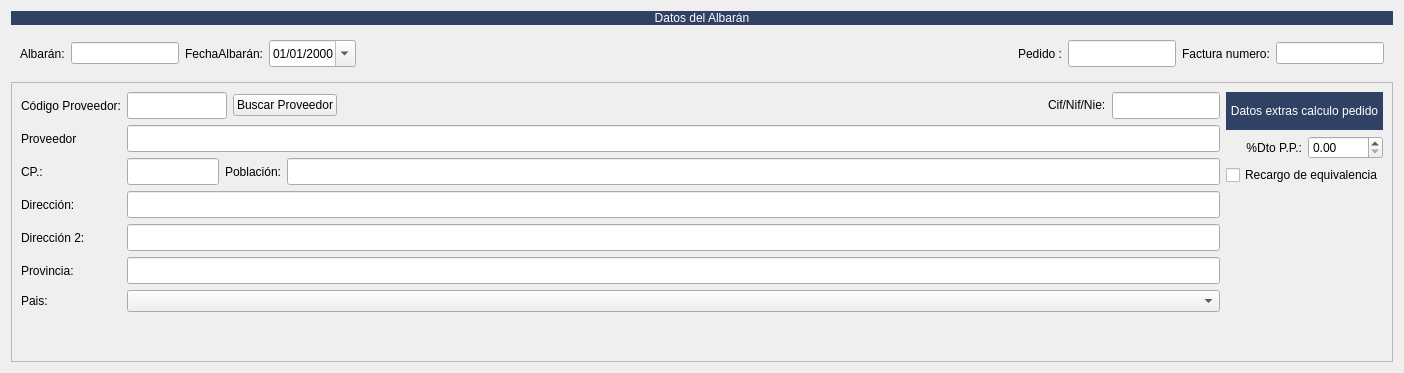
         <widget class="QWidget" name="tab_5">
          <attribute name="title">
           <string>Cabecera de Albarán</string>
          </attribute>
          <layout class="QGridLayout" name="gridLayout_2">
           <item row="1" column="0">
            <widget class="QFrame" name="frame">
             <layout class="QHBoxLayout" name="horizontalLayout_5">
              <item>
               <widget class="QLabel" name="lblnumalb">
                <property name="text">
                 <string>Albarán:</string>
                </property>
               </widget>
              </item>
              <item>
               <widget class="QLineEdit" name="txtalbaran">
                <property name="sizePolicy">
                 <sizepolicy hsizetype="Minimum" vsizetype="Fixed">
                  <horstretch>0</horstretch>
                  <verstretch>0</verstretch>
                 </sizepolicy>
                </property>
                <property name="maximumSize">
                 <size>
                  <width>120</width>
                  <height>16777215</height>
                 </size>
                </property>
               </widget>
              </item>
              <item>
               <widget class="QLabel" name="label">
                <property name="text">
                 <string>FechaAlbarán:</string>
                </property>
               </widget>
              </item>
              <item>
               <widget class="QDateEdit" name="txtfecha">
                <property name="minimumSize">
                 <size>
                  <width>0</width>
                  <height>27</height>
                 </size>
                </property>
                <property name="displayFormat">
                 <string>dd/MM/yyyy</string>
                </property>
                <property name="calendarPopup">
                 <bool>true</bool>
                </property>
               </widget>
              </item>
              <item>
               <spacer name="horizontalSpacer_3">
                <property name="orientation">
                 <enum>Qt::Horizontal</enum>
                </property>
                <property name="sizeHint" stdset="0">
                 <size>
                  <width>656</width>
                  <height>20</height>
                 </size>
                </property>
               </spacer>
              </item>
              <item>
               <widget class="QLabel" name="label_24">
                <property name="text">
                 <string>Pedido :</string>
                </property>
               </widget>
              </item>
              <item>
               <widget class="QLineEdit" name="txtpedido_cliente">
                <property name="sizePolicy">
                 <sizepolicy hsizetype="Minimum" vsizetype="Fixed">
                  <horstretch>0</horstretch>
                  <verstretch>0</verstretch>
                 </sizepolicy>
                </property>
                <property name="minimumSize">
                 <size>
                  <width>0</width>
                  <height>27</height>
                 </size>
                </property>
                <property name="maximumSize">
                 <size>
                  <width>120</width>
                  <height>16777215</height>
                 </size>
                </property>
               </widget>
              </item>
              <item>
               <widget class="QLabel" name="lblNumFactura">
                <property name="text">
                 <string>Factura numero:</string>
                </property>
               </widget>
              </item>
              <item>
               <widget class="QLineEdit" name="txtcNumFra">
                <property name="sizePolicy">
                 <sizepolicy hsizetype="Minimum" vsizetype="Fixed">
                  <horstretch>0</horstretch>
                  <verstretch>0</verstretch>
                 </sizepolicy>
                </property>
                <property name="maximumSize">
                 <size>
                  <width>130</width>
                  <height>16777215</height>
                 </size>
                </property>
               </widget>
              </item>
             </layout>
            </widget>
           </item>
           <item row="2" column="0">
            <widget class="QFrame" name="frame_5">
             <property name="frameShape">
              <enum>QFrame::StyledPanel</enum>
             </property>
             <property name="frameShadow">
              <enum>QFrame::Raised</enum>
             </property>
             <layout class="QGridLayout" name="gridLayout_12">
              <item row="0" column="0">
               <widget class="QLabel" name="label_3">
                <property name="text">
                 <string>Código Proveedor:</string>
                </property>
               </widget>
              </item>
              <item row="0" column="1">
               <layout class="QHBoxLayout" name="horizontalLayout_6">
                <item>
                 <widget class="QLineEdit" name="txtcodigo_proveedor">
                  <property name="minimumSize">
                   <size>
                    <width>0</width>
                    <height>27</height>
                   </size>
                  </property>
                  <property name="maximumSize">
                   <size>
                    <width>100</width>
                    <height>16777215</height>
                   </size>
                  </property>
                 </widget>
                </item>
                <item>
                 <widget class="QPushButton" name="botBuscarProv">
                  <property name="text">
                   <string>Buscar Proveedor</string>
                  </property>
                  <property name="icon">
                   <iconset>
                    <normaloff>:/Icons/PNG/search.png</normaloff>:/Icons/PNG/search.png</iconset>
                  </property>
                 </widget>
                </item>
                <item>
                 <spacer name="horizontalSpacer">
                  <property name="orientation">
                   <enum>Qt::Horizontal</enum>
                  </property>
                  <property name="sizeHint" stdset="0">
                   <size>
                    <width>40</width>
                    <height>20</height>
                   </size>
                  </property>
                 </spacer>
                </item>
                <item>
                 <widget class="QLabel" name="label_15">
                  <property name="sizePolicy">
                   <sizepolicy hsizetype="Preferred" vsizetype="Fixed">
                    <horstretch>0</horstretch>
                    <verstretch>0</verstretch>
                   </sizepolicy>
                  </property>
                  <property name="text">
                   <string>Cif/Nif/Nie:</string>
                  </property>
                 </widget>
                </item>
                <item>
                 <widget class="QLineEdit" name="txtcif">
                  <property name="sizePolicy">
                   <sizepolicy hsizetype="Preferred" vsizetype="Fixed">
                    <horstretch>0</horstretch>
                    <verstretch>0</verstretch>
                   </sizepolicy>
                  </property>
                  <property name="minimumSize">
                   <size>
                    <width>0</width>
                    <height>27</height>
                   </size>
                  </property>
                 </widget>
                </item>
               </layout>
              </item>
              <item row="1" column="0">
               <widget class="QLabel" name="label_4">
                <property name="text">
                 <string>Proveedor</string>
                </property>
               </widget>
              </item>
              <item row="1" column="1">
               <widget class="QLineEdit" name="txtproveedor">
                <property name="minimumSize">
                 <size>
                  <width>0</width>
                  <height>27</height>
                 </size>
                </property>
               </widget>
              </item>
              <item row="2" column="0">
               <widget class="QLabel" name="label_20">
                <property name="text">
                 <string>CP.:</string>
                </property>
               </widget>
              </item>
              <item row="2" column="1">
               <layout class="QHBoxLayout" name="horizontalLayout_7">
                <item>
                 <widget class="QLineEdit" name="txtcp">
                  <property name="minimumSize">
                   <size>
                    <width>0</width>
                    <height>27</height>
                   </size>
                  </property>
                  <property name="maximumSize">
                   <size>
                    <width>92</width>
                    <height>16777215</height>
                   </size>
                  </property>
                 </widget>
                </item>
                <item>
                 <widget class="QLabel" name="label_7">
                  <property name="text">
                   <string>Población:</string>
                  </property>
                 </widget>
                </item>
                <item>
                 <widget class="QLineEdit" name="txtpoblacion">
                  <property name="sizePolicy">
                   <sizepolicy hsizetype="Expanding" vsizetype="Fixed">
                    <horstretch>0</horstretch>
                    <verstretch>0</verstretch>
                   </sizepolicy>
                  </property>
                  <property name="minimumSize">
                   <size>
                    <width>0</width>
                    <height>27</height>
                   </size>
                  </property>
                 </widget>
                </item>
               </layout>
              </item>
              <item row="3" column="0">
               <widget class="QLabel" name="label_5">
                <property name="text">
                 <string>Dirección:</string>
                </property>
               </widget>
              </item>
              <item row="3" column="1">
               <widget class="QLineEdit" name="txtdireccion1">
                <property name="minimumSize">
                 <size>
                  <width>0</width>
                  <height>27</height>
                 </size>
                </property>
               </widget>
              </item>
              <item row="4" column="0">
               <widget class="QLabel" name="label_6">
                <property name="text">
                 <string>Dirección 2:</string>
                </property>
               </widget>
              </item>
              <item row="4" column="1">
               <widget class="QLineEdit" name="txtdireccion2">
                <property name="minimumSize">
                 <size>
                  <width>0</width>
                  <height>27</height>
                 </size>
                </property>
               </widget>
              </item>
              <item row="5" column="0">
               <widget class="QLabel" name="label_13">
                <property name="text">
                 <string>Provincia:</string>
                </property>
               </widget>
              </item>
              <item row="5" column="1">
               <widget class="QLineEdit" name="txtprovincia">
                <property name="minimumSize">
                 <size>
                  <width>0</width>
                  <height>27</height>
                 </size>
                </property>
                <property name="maximumSize">
                 <size>
                  <width>16777215</width>
                  <height>16777215</height>
                 </size>
                </property>
               </widget>
              </item>
              <item row="6" column="0">
               <widget class="QLabel" name="label_14">
                <property name="text">
                 <string>Pais:</string>
                </property>
               </widget>
              </item>
              <item row="6" column="1">
               <widget class="QComboBox" name="cbo_pais"/>
              </item>
              <item row="7" column="1">
               <spacer name="verticalSpacer_6">
                <property name="orientation">
                 <enum>Qt::Vertical</enum>
                </property>
                <property name="sizeHint" stdset="0">
                 <size>
                  <width>20</width>
                  <height>40</height>
                 </size>
                </property>
               </spacer>
              </item>
              <item row="0" column="2" rowspan="3">
               <layout class="QGridLayout" name="gridLayout">
                <item row="1" column="0">
                 <widget class="QLabel" name="label_38">
                  <property name="text">
                   <string>%Dto P.P.:</string>
                  </property>
                  <property name="alignment">
                   <set>Qt::AlignRight|Qt::AlignTrailing|Qt::AlignVCenter</set>
                  </property>
                 </widget>
                </item>
                <item row="0" column="0" colspan="2">
                 <widget class="QLabel" name="label_37">
                  <property name="styleSheet">
                   <string notr="true">background-color: #304163;
color: rgb(255,255,255);</string>
                  </property>
                  <property name="text">
                   <string>Datos extras calculo pedido</string>
                  </property>
                  <property name="alignment">
                   <set>Qt::AlignCenter</set>
                  </property>
                 </widget>
                </item>
                <item row="1" column="1">
                 <widget class="QDoubleSpinBox" name="spinPorc_dto_pp"/>
                </item>
                <item row="2" column="0" colspan="2">
                 <widget class="QCheckBox" name="chklporc_rec">
                  <property name="text">
                   <string>Recargo de equivalencia</string>
                  </property>
                 </widget>
                </item>
               </layout>
              </item>
             </layout>
            </widget>
           </item>
           <item row="0" column="0">
            <widget class="QLabel" name="label_2">
             <property name="styleSheet">
              <string notr="true">background-color: #304163;
color: rgb(255,255,255);</string>
             </property>
             <property name="text">
              <string>Datos del Albarán</string>
             </property>
             <property name="alignment">
              <set>Qt::AlignCenter</set>
             </property>
            </widget>
           </item>
          </layout>
         </widget>
